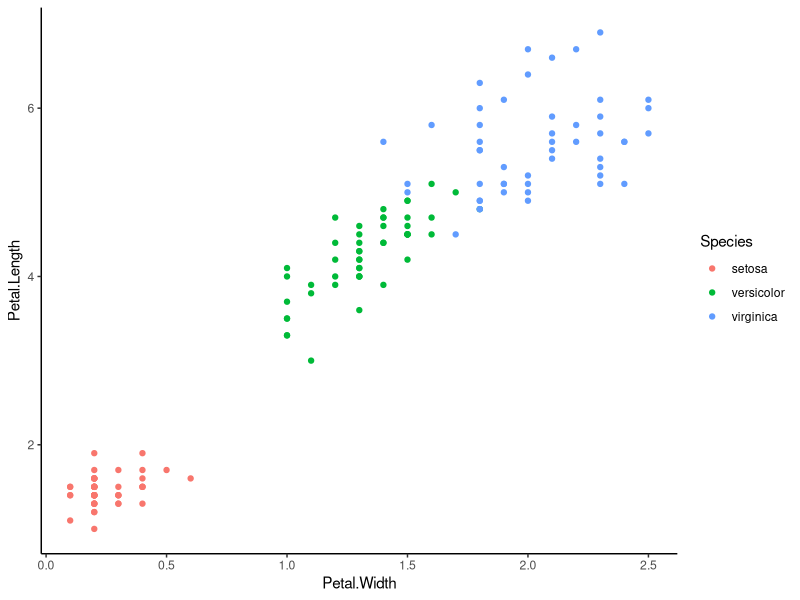
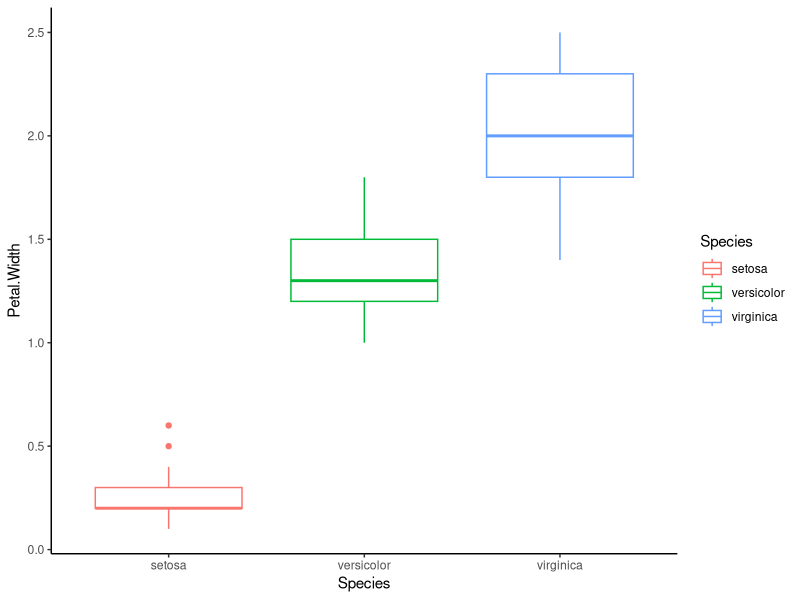

Source code (R) for these figures, in order: (Note: this script raises an error after producing the figures.)
library(ggplot2)
library(dplyr)
library(class)
library(gridExtra)
library(gmodels)

# Loading iris dataset
iris.data <- iris

# Viewing iris dataset structure and attributes
str(iris.data)

# Scatter plot visualising petal width and length grouped by species
ggplot(iris.data, aes(x = Petal.Width, y = Petal.Length, color = Species)) +
  geom_point() +
  theme_classic()

# Boxplot visualising variation in petal width between species
ggplot(iris.data, aes(x = Species, y = Petal.Width, color = Species)) +
  geom_boxplot() +
  theme_classic()

# Building a normalisation function
normalise <- function(x) {
  num <- x - min(x)
  denom <- max(x) - min(x)
  return (num/denom)
}

# normalise data frame
iris.norm <- as.data.frame(lapply(iris[1:4], normalise))

# Generating random number
set.seed(1234)

# Randomly generating our training and test sampels with a respective ratio of 2/3 and 1/3
datasample <- sample(2, nrow(iris.norm), replace = TRUE, prob = c(0.67, 0.33))

# Generate training set
iris.training <- iris.norm[datasample == 1, 1:4]

# Generate test set 
iris.test <- iris.norm[datasample == 2, 1:4]

# Generate training labels
irisTraining.labels <- iris[datasample == 1, 5]

# Generate test labels
irisTest.labels <- iris[datasample == 2, 5]

# Building our knn classifier
iris.knn <- knn(train = iris.training, test = iris.test, cl = irisTraining.labels, k = 3)

# creating a dataframe from known (true) test labels
test.labels <- data.frame(irisTest.labels)

# combining predicted and known species classes
class.comparison <- data.frame(iris.knn, test.labels)

# giving appropriate column names
names(class.comparison) <- c("Predicted Species", "Observed Species")

# checking results
class.comparison

# confusion matrix
CrossTable(x = iris.testLabels, y = iris.knn, prop.chisq = FALSE)
